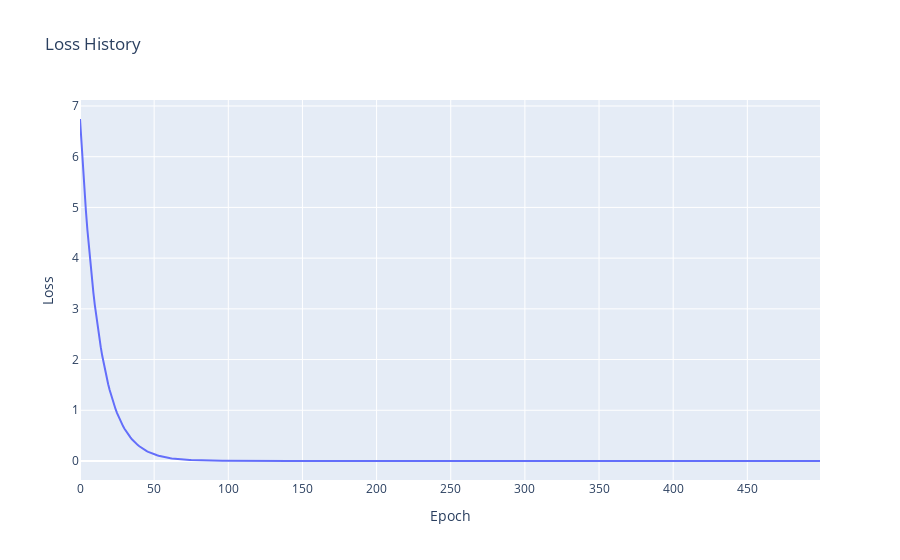

The notebook cell this image was saved under:
### Code cell
fig = go.Figure()
fig.add_trace(go.Scatter(y=history))
fig.update_layout(
    title="Loss History",
    xaxis_title="Epoch",
    yaxis_title="Loss"
)
fig.show()

### Figure 1 — Plotly figure (JSON) as saved in the notebook; plotly's stock layout.template omitted (floating-point values rounded to 4 significant figures; data arrays with more than 128 entries replaced by an {"elided": "..."} marker saying what was removed)
{"data": [{"type": "scatter", "y": {"elided": "500 float values"}}], "layout": {"title": {"text": "Loss History"}, "xaxis": {"title": {"text": "Epoch"}}, "yaxis": {"title": {"text": "Loss"}}}}
